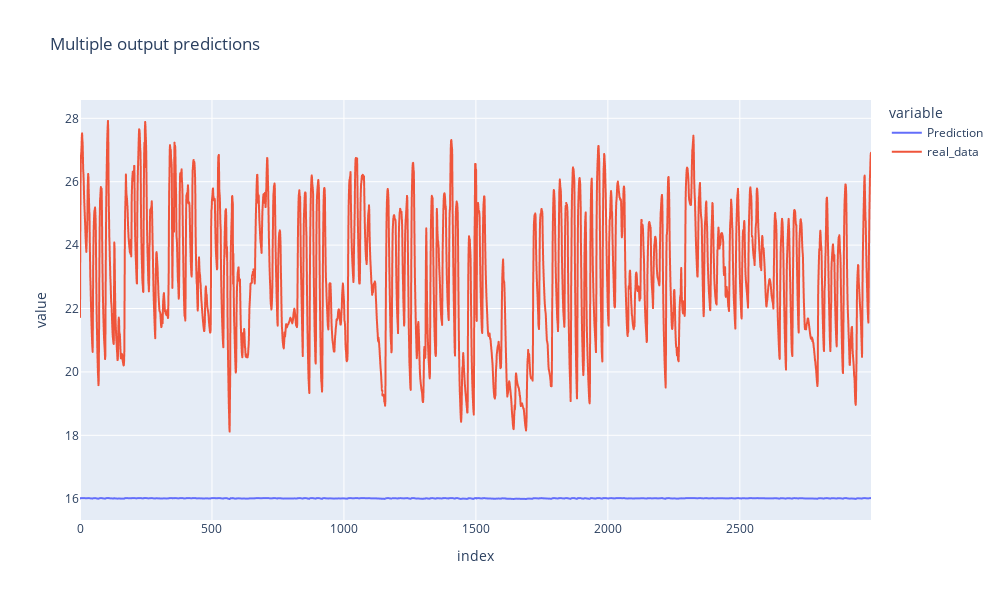

Source (notebook cell):
### Code cell
result_df = pd.DataFrame()
#predictions_window = np.append(X_test_t4[1], predicted_y[1])
#real_window = np.append(X_test_t4[1], Y_test_t4[1])
result_df['Prediction'] = prediction
result_df['real_data'] = real
fig = px.line(result_df, title='Multiple output predictions', width=1000, height=600)

fig.show()

### Figure 1 — Plotly figure (JSON) as saved in the notebook; plotly's stock layout.template omitted (floating-point values rounded to 4 significant figures; data arrays with more than 128 entries replaced by an {"elided": "..."} marker saying what was removed)
{"data": [{"hovertemplate": "variable=Prediction<br>index=%{x}<br>value=%{y}<extra></extra>", "legendgroup": "Prediction", "line": {"color": "#636efa", "dash": "solid"}, "marker": {"symbol": "circle"}, "mode": "lines", "name": "Prediction", "showlegend": true, "type": "scattergl", "x": {"elided": "2998 int values"}, "xaxis": "x", "y": {"elided": "2998 float values"}, "yaxis": "y"}, {"hovertemplate": "variable=real_data<br>index=%{x}<br>value=%{y}<extra></extra>", "legendgroup": "real_data", "line": {"color": "#EF553B", "dash": "solid"}, "marker": {"symbol": "circle"}, "mode": "lines", "name": "real_data", "showlegend": true, "type": "scattergl", "x": {"elided": "2998 int values"}, "xaxis": "x", "y": {"elided": "2998 float values"}, "yaxis": "y"}], "layout": {"height": 600, "legend": {"title": {"text": "variable"}, "tracegroupgap": 0}, "title": {"text": "Multiple output predictions"}, "width": 1000, "xaxis": {"anchor": "y", "autorange": true, "domain": [0, 1], "range": [0, 2997], "showspikes": false, "title": {"text": "index"}, "type": "linear"}, "yaxis": {"anchor": "x", "autorange": true, "domain": [0, 1], "range": [15.33, 28.58], "showspikes": false, "title": {"text": "value"}, "type": "linear"}}}
